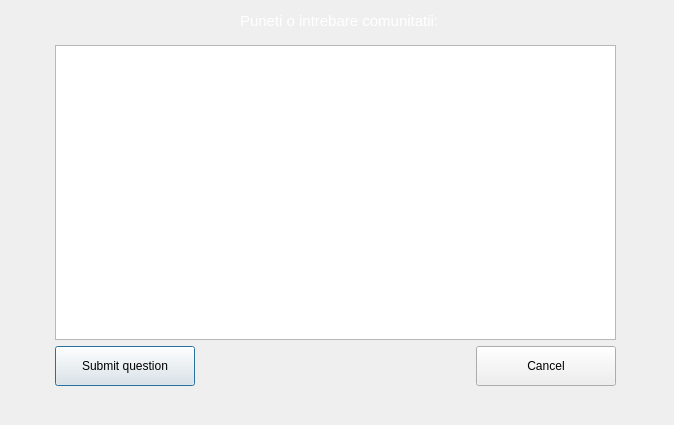
<?xml version="1.0" encoding="UTF-8"?>
<ui version="4.0">
 <class>PopupWindow</class>
 <widget class="QDialog" name="PopupWindow">
  <property name="geometry">
   <rect>
    <x>0</x>
    <y>0</y>
    <width>674</width>
    <height>425</height>
   </rect>
  </property>
  <property name="windowTitle">
   <string>Dialog</string>
  </property>
  <widget class="QWidget" name="layoutWidget">
   <property name="geometry">
    <rect>
     <x>50</x>
     <y>40</y>
     <width>571</width>
     <height>351</height>
    </rect>
   </property>
   <layout class="QVBoxLayout" name="verticalLayout">
    <property name="leftMargin">
     <number>5</number>
    </property>
    <property name="topMargin">
     <number>5</number>
    </property>
    <property name="rightMargin">
     <number>5</number>
    </property>
    <property name="bottomMargin">
     <number>5</number>
    </property>
    <item>
     <widget class="QPlainTextEdit" name="plainTextEdit">
      <property name="minimumSize">
       <size>
        <width>500</width>
        <height>200</height>
       </size>
      </property>
      <property name="font">
       <font>
        <family>Segoe UI Light</family>
        <pointsize>15</pointsize>
       </font>
      </property>
      <property name="styleSheet">
       <string notr="true">color: rgb(255, 255, 255);</string>
      </property>
     </widget>
    </item>
    <item>
     <layout class="QHBoxLayout" name="horizontalLayout">
      <item>
       <widget class="QPushButton" name="Submit">
        <property name="minimumSize">
         <size>
          <width>140</width>
          <height>40</height>
         </size>
        </property>
        <property name="text">
         <string>Submit question</string>
        </property>
       </widget>
      </item>
      <item>
       <spacer name="horizontalSpacer">
        <property name="orientation">
         <enum>Qt::Horizontal</enum>
        </property>
        <property name="sizeHint" stdset="0">
         <size>
          <width>40</width>
          <height>20</height>
         </size>
        </property>
       </spacer>
      </item>
      <item>
       <widget class="QPushButton" name="Cancel">
        <property name="minimumSize">
         <size>
          <width>140</width>
          <height>40</height>
         </size>
        </property>
        <property name="text">
         <string>Cancel</string>
        </property>
       </widget>
      </item>
     </layout>
    </item>
   </layout>
  </widget>
  <widget class="QLabel" name="label">
   <property name="geometry">
    <rect>
     <x>240</x>
     <y>10</y>
     <width>301</width>
     <height>21</height>
    </rect>
   </property>
   <property name="font">
    <font>
     <pointsize>11</pointsize>
    </font>
   </property>
   <property name="styleSheet">
    <string notr="true">color:rgb(255, 255, 255)</string>
   </property>
   <property name="text">
    <string>Puneti o intrebare comunitatii:</string>
   </property>
  </widget>
 </widget>
 <resources/>
 <connections/>
</ui>
